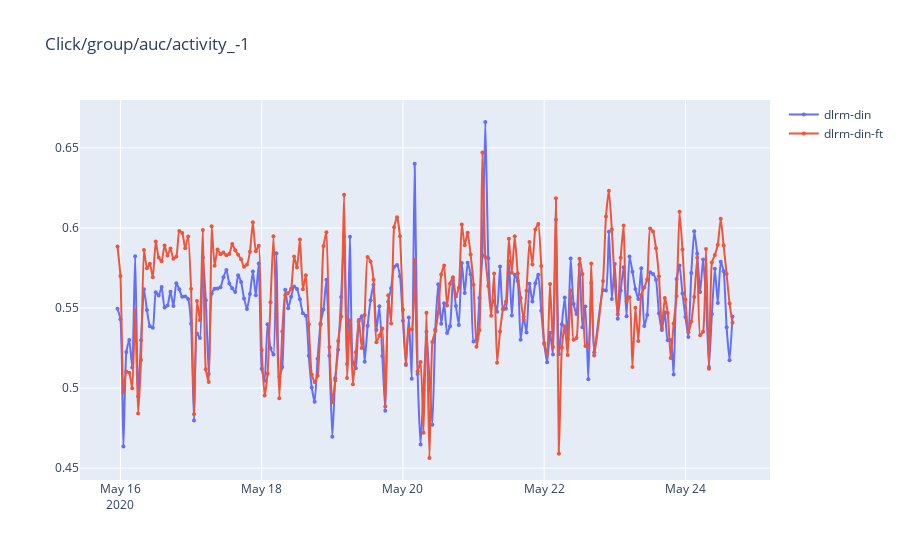
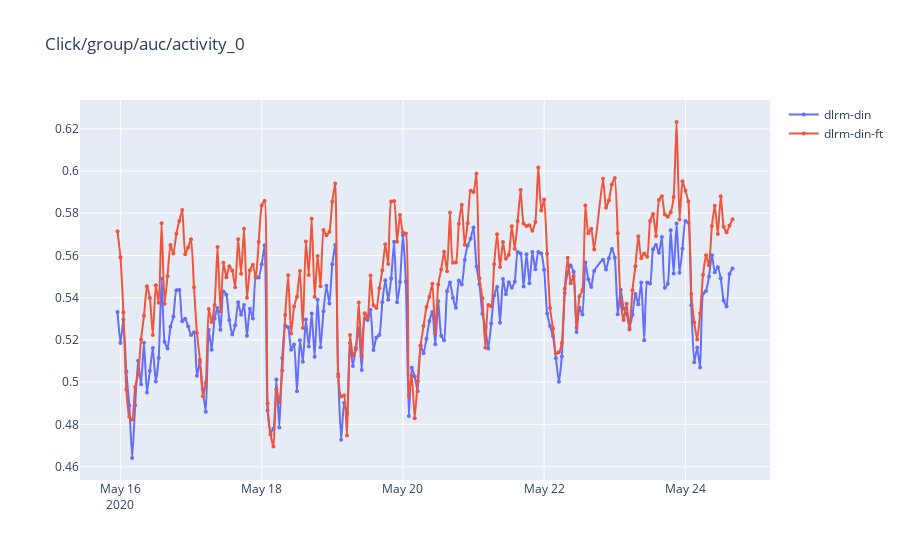
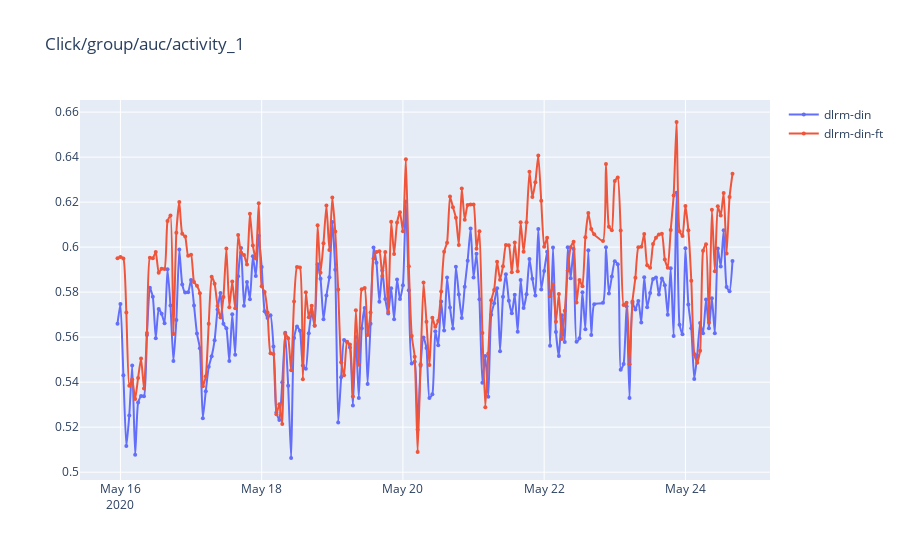
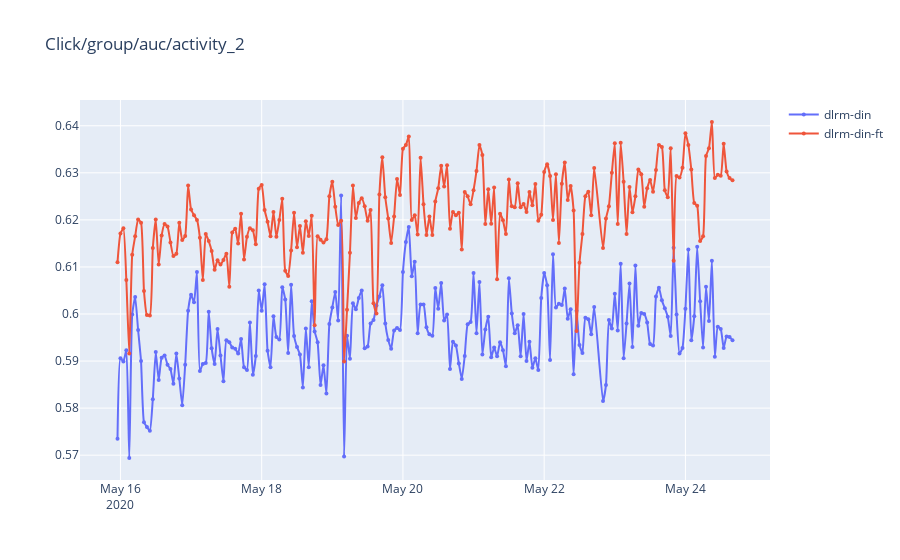

Source (notebook cell) for these figures, in order:
### Code cell
metrics = [
  'Click/group/auc/activity_-1',
  'Click/group/auc/activity_0',
  'Click/group/auc/activity_1',
  'Click/group/auc/activity_2',
  'Click/group/auc/quality',
  'Click/group/auc/cold',
  'group/top1_click', #precision@1
  'group/top3_click', #precision@3
  'group/top1_dur', #top1 position mean duration
  'group/top3_dur', #top3 position mean duration
  'group/click/top1_dur', 
  'group/click/top3_dur',
]
line(dfs_, 'hour', metrics, smoothing=smoothing, focus=focus, focus_name=focus_name)

### Figure 1 — Plotly figure (JSON) as saved in the notebook; plotly's stock layout.template omitted (floating-point values rounded to 4 significant figures; data arrays with more than 128 entries replaced by an {"elided": "..."} marker saying what was removed)
{"data": [{"line": {"shape": "spline", "smoothing": 0.5}, "marker": {"size": 4}, "mode": "lines+markers", "name": "dlrm-din", "type": "scatter", "x": {"elided": "208 str values"}, "y": {"elided": "208 float values"}}, {"line": {"shape": "spline", "smoothing": 0.5}, "marker": {"size": 4}, "mode": "lines+markers", "name": "dlrm-din-ft", "type": "scatter", "x": {"elided": "208 str values"}, "y": {"elided": "208 float values"}}], "layout": {"hovermode": "x", "title": {"text": "Click/group/auc/activity_-1"}, "xaxis": {"type": "date"}}}

### Figure 2 — Plotly figure (JSON) as saved in the notebook; plotly's stock layout.template omitted (floating-point values rounded to 4 significant figures; data arrays with more than 128 entries replaced by an {"elided": "..."} marker saying what was removed)
{"data": [{"line": {"shape": "spline", "smoothing": 0.5}, "marker": {"size": 4}, "mode": "lines+markers", "name": "dlrm-din", "type": "scatter", "x": {"elided": "208 str values"}, "y": {"elided": "208 float values"}}, {"line": {"shape": "spline", "smoothing": 0.5}, "marker": {"size": 4}, "mode": "lines+markers", "name": "dlrm-din-ft", "type": "scatter", "x": {"elided": "208 str values"}, "y": {"elided": "208 float values"}}], "layout": {"hovermode": "x", "title": {"text": "Click/group/auc/activity_0"}, "xaxis": {"type": "date"}}}

### Figure 3 — Plotly figure (JSON) as saved in the notebook; plotly's stock layout.template omitted (floating-point values rounded to 4 significant figures; data arrays with more than 128 entries replaced by an {"elided": "..."} marker saying what was removed)
{"data": [{"line": {"shape": "spline", "smoothing": 0.5}, "marker": {"size": 4}, "mode": "lines+markers", "name": "dlrm-din", "type": "scatter", "x": {"elided": "208 str values"}, "y": {"elided": "208 float values"}}, {"line": {"shape": "spline", "smoothing": 0.5}, "marker": {"size": 4}, "mode": "lines+markers", "name": "dlrm-din-ft", "type": "scatter", "x": {"elided": "208 str values"}, "y": {"elided": "208 float values"}}], "layout": {"hovermode": "x", "title": {"text": "Click/group/auc/activity_1"}, "xaxis": {"type": "date"}}}

### Figure 4 — Plotly figure (JSON) as saved in the notebook; plotly's stock layout.template omitted (floating-point values rounded to 4 significant figures; data arrays with more than 128 entries replaced by an {"elided": "..."} marker saying what was removed)
{"data": [{"line": {"shape": "spline", "smoothing": 0.5}, "marker": {"size": 4}, "mode": "lines+markers", "name": "dlrm-din", "type": "scatter", "x": {"elided": "208 str values"}, "y": {"elided": "208 float values"}}, {"line": {"shape": "spline", "smoothing": 0.5}, "marker": {"size": 4}, "mode": "lines+markers", "name": "dlrm-din-ft", "type": "scatter", "x": {"elided": "208 str values"}, "y": {"elided": "208 float values"}}], "layout": {"hovermode": "x", "title": {"text": "Click/group/auc/activity_2"}, "xaxis": {"type": "date"}}}
